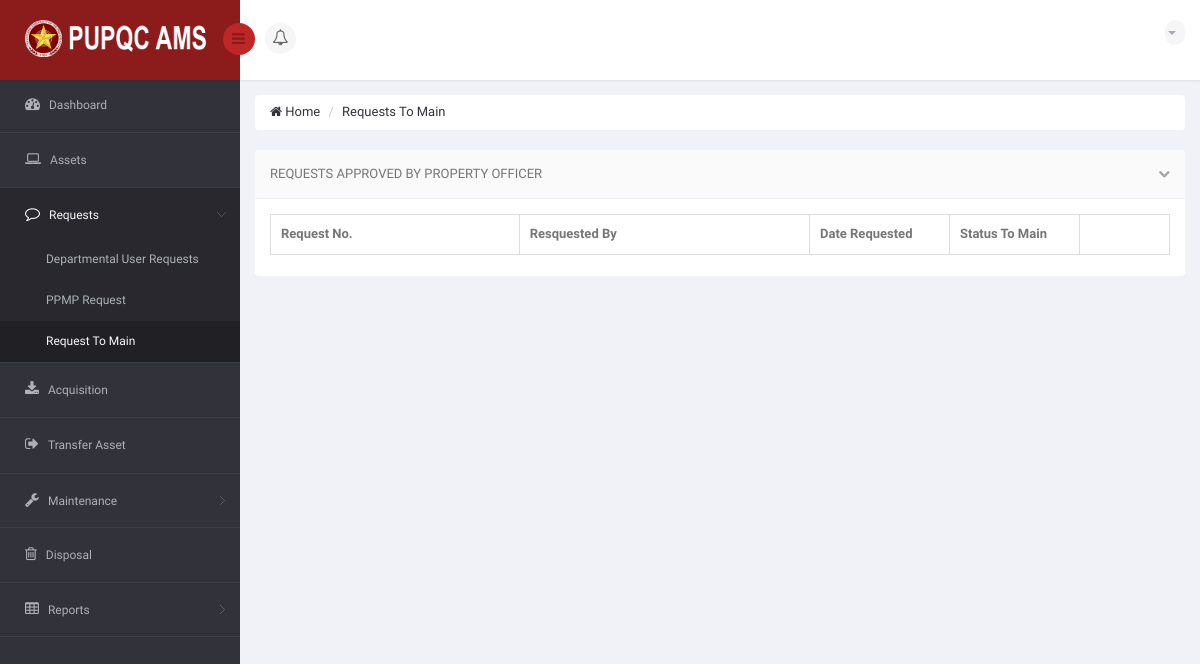
Page /DIR/PropertyOfficer/PORequestToMain.php (signed in) on the earlier database version.
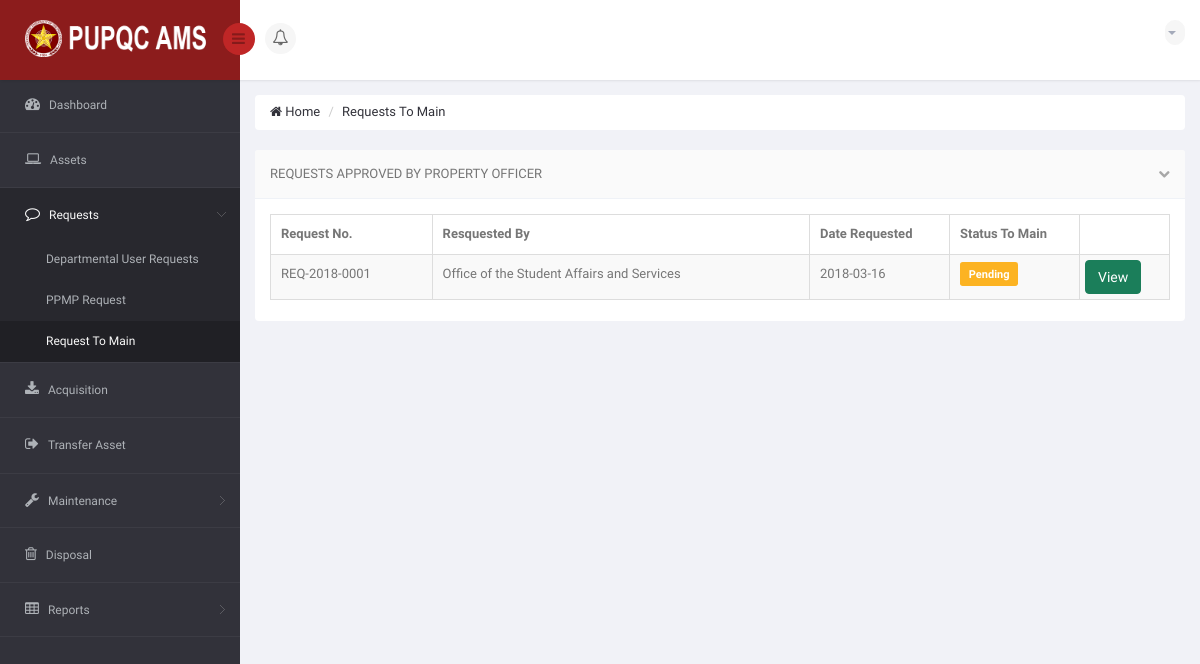
Same page on the later database version.
### tables this page shows
CREATE TABLE `ams_t_user_request_summary` (
  `URS_ID` int(11) NOT NULL,
  `URS_NO` varchar(15) NOT NULL,
  `URS_REQUEST_DATE` date NOT NULL,
  `URS_PURPOSE` varchar(350) NOT NULL,
  `URS_STATUS_TO_PO` varchar(25) NOT NULL DEFAULT 'Pending',
  `URS_APPROVED_DATE` date DEFAULT NULL,
  `URS_REJECT_DATE` date DEFAULT NULL,
  `URS_REMARKS` varchar(350) DEFAULT NULL,
  `URS_VIEW_BY_USER` int(11) NOT NULL DEFAULT '0',
  `URS_VIEW_BY_PO` int(11) NOT NULL DEFAULT '0',
  `URS_VIEW_BY_USER_MAIN` int(11) NOT NULL DEFAULT '0',
  `URS_VIEW_CLICKED` int(11) NOT NULL DEFAULT '0'
);

### DIR/PropertyOfficer/PORequestToMain.php (the view, shortened to what the changed rows need)
<!DOCTYPE html>
<html lang="en">
<head>
    <link href="../../bs3/css/bootstrap.min.css" rel="stylesheet">
    <link href="../../css/bootstrap-reset.css" rel="stylesheet">
    <link href="../../font-awesome/css/font-awesome.css" rel="stylesheet" />
    <link href="../../js/advanced-datatable/css/demo_page.css" rel="stylesheet" />
    <link href="../../js/advanced-datatable/css/demo_table.css" rel="stylesheet" />
    <link rel="stylesheet" href="../../js/data-tables/DT_bootstrap.css" />
    <link href="../../css/style.css" rel="stylesheet">
    <link href="../../css/style-responsive.css" rel="stylesheet" />
    <link href="../../js/iCheck/skins/minimal/minimal.css" rel="stylesheet">
    <link href="../../js/iCheck/skins/minimal/red.css" rel="stylesheet">
    <link href="../../js/iCheck/skins/minimal/green.css" rel="stylesheet">
    <link href="../../js/iCheck/skins/minimal/blue.css" rel="stylesheet">
    <link href="../../js/iCheck/skins/minimal/yellow.css" rel="stylesheet">
    <link href="../../js/iCheck/skins/minimal/purple.css" rel="stylesheet">
    <link href="../../js/iCheck/skins/square/square.css" rel="stylesheet">
    <link href="../../js/iCheck/skins/square/red.css" rel="stylesheet">
    <link href="../../js/iCheck/skins/square/green.css" rel="stylesheet">
    <link href="../../js/iCheck/skins/square/blue.css" rel="stylesheet">
    <link href="../../js/iCheck/skins/square/yellow.css" rel="stylesheet">
    <link href="../../js/iCheck/skins/square/purple.css" rel="stylesheet">
    <link href="../../js/iCheck/skins/flat/grey.css" rel="stylesheet">
    <link href="../../js/iCheck/skins/flat/red.css" rel="stylesheet">
    <link href="../../js/iCheck/skins/flat/green.css" rel="stylesheet">
    <link href="../../js/iCheck/skins/flat/blue.css" rel="stylesheet">
    <link href="../../js/iCheck/skins/flat/yellow.css" rel="stylesheet">
    <link href="../../js/iCheck/skins/flat/purple.css" rel="stylesheet">
    <link rel="stylesheet" type="text/css" href="../../js/select2/select2.css" />
    <link rel="stylesheet" type="text/css" href="../../js/bootstrap-daterangepicker/daterangepicker-bs3.css" />
    <link rel="stylesheet" type="text/css" href="../../js/bootstrap-datetimepicker/css/datetimepicker.css" />
    <link rel="stylesheet" type="text/css" href="../../js/bootstrap-datepicker/css/datepicker.css" />
    <link href="../../js/plugins/sweetalert/sweetalert.css" type="text/css" rel="stylesheet" media="screen,projection">
</head>
<body>
<section id="container" >
                <?php
                    include('../Connection/db.php');
                  ?>
    <section id="main-content">
        <section class="wrapper">
            <div class="row">
                <div class="col-sm-12">
                    <section class="panel">
                        <div class="panel-body">
                            <div class="adv-table">
                                <table  class="display table table-bordered table-striped" id="dynamic-table">
                                    <thead>
                                        <tr>
                                            <th style="">Request No.</th>
                                            <th style="">Resquested By</th>
                                            <th style="width: 140px;">Date Requested</th>
                                            <th style="width: 130px;">Status To Main</th>
                                            <th style="width: 90px;"></th>
                                        </tr>
                                    </thead>
                                    <tbody>
                                    <?php
                                    $sql = "SELECT URS.URS_ID, URS.URS_NO, URS.URS_REQUEST_DATE, URSTM.URSTM_STATUS_TO_MAIN, O.O_NAME FROM `ams_t_user_request_summary` AS URS INNER JOIN `ams_t_user_request_status_to_main` AS URSTM ON URSTM.URS_ID = URS.URS_ID INNER JOIN `ams_t_user_request` AS UR ON UR.URS_ID = URS.URS_ID INNER JOIN `ams_t_user_request_approved_by_po` AS URABPO ON URABPO.UR_ID = UR.UR_ID INNER JOIN `ams_r_employee_profile` AS EP ON UR.EP_ID = EP.EP_ID INNER JOIN `ams_r_office` AS O ON EP.O_ID = O.O_ID GROUP BY URS.URS_ID ORDER BY URS.URS_APPROVED_DATE DESC";
                                        $result = mysqli_query($connection, $sql) or die("Bad Query: $sql");
                                        while($row = mysqli_fetch_assoc($result))
                                        {
                                            $ursid = $row['URS_ID'];
                                            $ursno = $row['URS_NO'];
                                            $reqby = $row['O_NAME'];
                                            $reqdate = $row['URS_REQUEST_DATE'];
                                            $status = $row['URSTM_STATUS_TO_MAIN'];
                                    ?>
                                        <tr>
                                            <td> <?php echo $ursno; ?> </td>
                                            <td> <?php echo $reqby; ?> </td>
                                            <td> <?php echo $reqdate; ?> </td>
                                            <?php
                                                if ($status == 'Pending')
                                                {
                                            ?>
                                            <td> <p class="label label-warning label-mini" style="font-size: 11px;"> <?php echo $status; ?> </p> </td>
                                            <td>
                                                <a href="POViewRequestToMain.php?reqmain=<?php echo $ursid; ?>" class="btn btn-success" style="margin: -5px;">View</a>
                                            </td>
                                            <?php
                                                }
                                            ?>
                                        </tr>
                                    <?php
                                        }
                                    ?>
                                    </tbody>
                                </table>
                            </div>
                        </div>
                    </section>
                </div>
            </div>
        </section>
    </section>
</section>
</body>
</html>

Differences in the rows shown:
now on this page (row edited): ams_t_user_request_summary: URS_NO "REQ-2018-0001", reqby "Office of the Student Affairs and Services", URS_REQUEST_DATE "2018-03-16", status "Pending"
